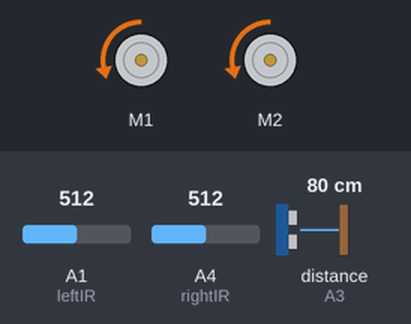
The sketch below on a simulated Arduino Uno, built with avr-gcc and run on an emulated ATmega328P. Shown: 2 × DC motor (green arrow = forward, orange = backward, longer = faster). Wiring (inferred from the names in the program): ultrasonic range finder: trigger A2; echo A3. The inputs (shaded band) are chosen by the test bench; at power-on: A1 (leftIR) = 512, A4 (rightIR) = 512, distance to the obstacle (sensor on A3) 80 cm. The echo pulse lasts 58.3 µs per cm; what the sketch prints to the serial monitor is not drawn.

Above: at 0.5 s.
Timing chart, 0 to 3.0 s (numbered marks = the images above):
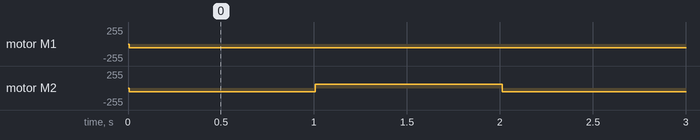

The sketch:

Desk_Rooba_final.ino
```cpp
#include <AFMotor.h>

//SMARS Demo 4 with ultrasonic sensor
//This sketch makes the robot avoid obstacles
//you'll need an Adafruit Motor shield V1 https://goo.gl/7MvZeo  and a ultrasonic sensor

// Edits made by Jared Dilley

AF_DCMotor R_motor(2);           // defines Right motor connector
AF_DCMotor L_motor(1);           // defines Left motor connector
// declare variables
int distancecm = 0;
const int rightIR = A4;
const int leftIR = A1;
const int trigPin = A2;
const int echoPin = A3;


// defines variables
long duration;
int distance;
int rightIRValue;
int leftIRValue;

int mdistance()
{
  digitalWrite(trigPin, LOW);
  delayMicroseconds(2);
  // Sets the trigPin on HIGH state for 10 micro seconds
  digitalWrite(trigPin, HIGH);
  delayMicroseconds(10);
  digitalWrite(trigPin, LOW);
  // Reads the echoPin, returns the sound wave travel time in microseconds
  duration = pulseIn(echoPin, HIGH);
  // Calculating the distance
  distance = duration*0.034/2;
  // Prints the distance on the Serial Monitor
  Serial.print("Distance: ");
}

void setup() {
  Serial.begin(9600);           // sets up Serial library at 9600 bps

  //changes the following values to make the robot  drive as straight as possible
  L_motor.setSpeed(55);        // sets L motor speed
  R_motor.setSpeed(55);        // sets R motor speed

  R_motor.run(RELEASE);         //turns L motor on
  L_motor.run(RELEASE);         //turns R motor on
   pinMode(trigPin, OUTPUT); // Sets the trigPin as an Output
   pinMode(echoPin, INPUT); // Sets the echoPin as an Input
}

void loop() {
  distancecm = mdistance();           // distance to object
  rightIRValue = analogRead(rightIR); // right side check for ground
  leftIRValue = analogRead(leftIR);   // left side check for ground

  if(distance < 5 || rightIRValue > 500 || leftIRValue > 500){ // back it up and turn if object or no ground
    // stop
    R_motor.run(RELEASE);
    L_motor.run(RELEASE);

    // go backwards
    R_motor.run(BACKWARD);
    L_motor.run(BACKWARD);

    // turn left
    delay(1000);
    R_motor.run(FORWARD);
    L_motor.run(BACKWARD);
    delay(1000);
  }
  else{
    // forward
    L_motor.run(FORWARD);
    R_motor.run(FORWARD);
  }

}
```

Measured:
- by itself, motor M1: stopped → backward 55/255 at 0.01 s
- by itself, motor M2: alternates forward 55/255 for 1.0 s and backward 55/255 for 1.0 s
